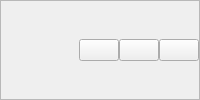
        <widget class="QFrame" name="header">
         <property name="minimumSize">
          <size>
           <width>32</width>
           <height>32</height>
          </size>
         </property>
         <property name="styleSheet">
          <string notr="true"/>
         </property>
         <property name="frameShape">
          <enum>QFrame::StyledPanel</enum>
         </property>
         <property name="frameShadow">
          <enum>QFrame::Raised</enum>
         </property>
         <layout class="QHBoxLayout" name="horizontalLayout_5">
          <property name="spacing">
           <number>0</number>
          </property>
          <property name="leftMargin">
           <number>0</number>
          </property>
          <property name="topMargin">
           <number>0</number>
          </property>
          <property name="rightMargin">
           <number>0</number>
          </property>
          <property name="bottomMargin">
           <number>0</number>
          </property>
          <item>
           <widget class="QPushButton" name="toggle_btn">
            <property name="minimumSize">
             <size>
              <width>32</width>
              <height>34</height>
             </size>
            </property>
            <property name="maximumSize">
             <size>
              <width>32</width>
              <height>32</height>
             </size>
            </property>
            <property name="cursor">
             <cursorShape>PointingHandCursor</cursorShape>
            </property>
            <property name="layoutDirection">
             <enum>Qt::LeftToRight</enum>
            </property>
            <property name="autoFillBackground">
             <bool>false</bool>
            </property>
            <property name="styleSheet">
             <string notr="true">QPushButton{aling:left;}</string>
            </property>
            <property name="text">
             <string/>
            </property>
            <property name="icon">
             <iconset resource="icons.qrc">
              <normaloff>:/icons/icons/menu2.png</normaloff>:/icons/icons/menu2.png</iconset>
            </property>
            <property name="iconSize">
             <size>
              <width>24</width>
              <height>24</height>
             </size>
            </property>
            <property name="checkable">
             <bool>false</bool>
            </property>
            <property name="autoDefault">
             <bool>false</bool>
            </property>
            <property name="flat">
             <bool>true</bool>
            </property>
           </widget>
          </item>
          <item>
           <spacer name="horizontalSpacer">
            <property name="orientation">
             <enum>Qt::Horizontal</enum>
            </property>
            <property name="sizeHint" stdset="0">
             <size>
              <width>40</width>
              <height>20</height>
             </size>
            </property>
           </spacer>
          </item>
          <item>
           <widget class="QPushButton" name="atualizar_btn">
            <property name="text">
             <string/>
            </property>
            <property name="icon">
             <iconset resource="icons.qrc">
              <normaloff>:/icons/icons/novos_icones/repetir.png</normaloff>:/icons/icons/novos_icones/repetir.png</iconset>
            </property>
            <property name="iconSize">
             <size>
              <width>32</width>
              <height>32</height>
             </size>
            </property>
           </widget>
          </item>
          <item>
           <widget class="QPushButton" name="save_btn">
            <property name="text">
             <string/>
            </property>
            <property name="icon">
             <iconset resource="icons.qrc">
              <normaloff>:/icons/icons/novos_icones/salve-.png</normaloff>:/icons/icons/novos_icones/salve-.png</iconset>
            </property>
            <property name="iconSize">
             <size>
              <width>32</width>
              <height>32</height>
             </size>
            </property>
           </widget>
          </item>
          <item>
           <widget class="QPushButton" name="exit_btn">
            <property name="text">
             <string/>
            </property>
            <property name="icon">
             <iconset resource="icons.qrc">
              <normaloff>:/icons/icons/novos_icones/saida.png</normaloff>:/icons/icons/novos_icones/saida.png</iconset>
            </property>
            <property name="iconSize">
             <size>
              <width>32</width>
              <height>32</height>
             </size>
            </property>
           </widget>
          </item>
         </layout>
        </widget>
